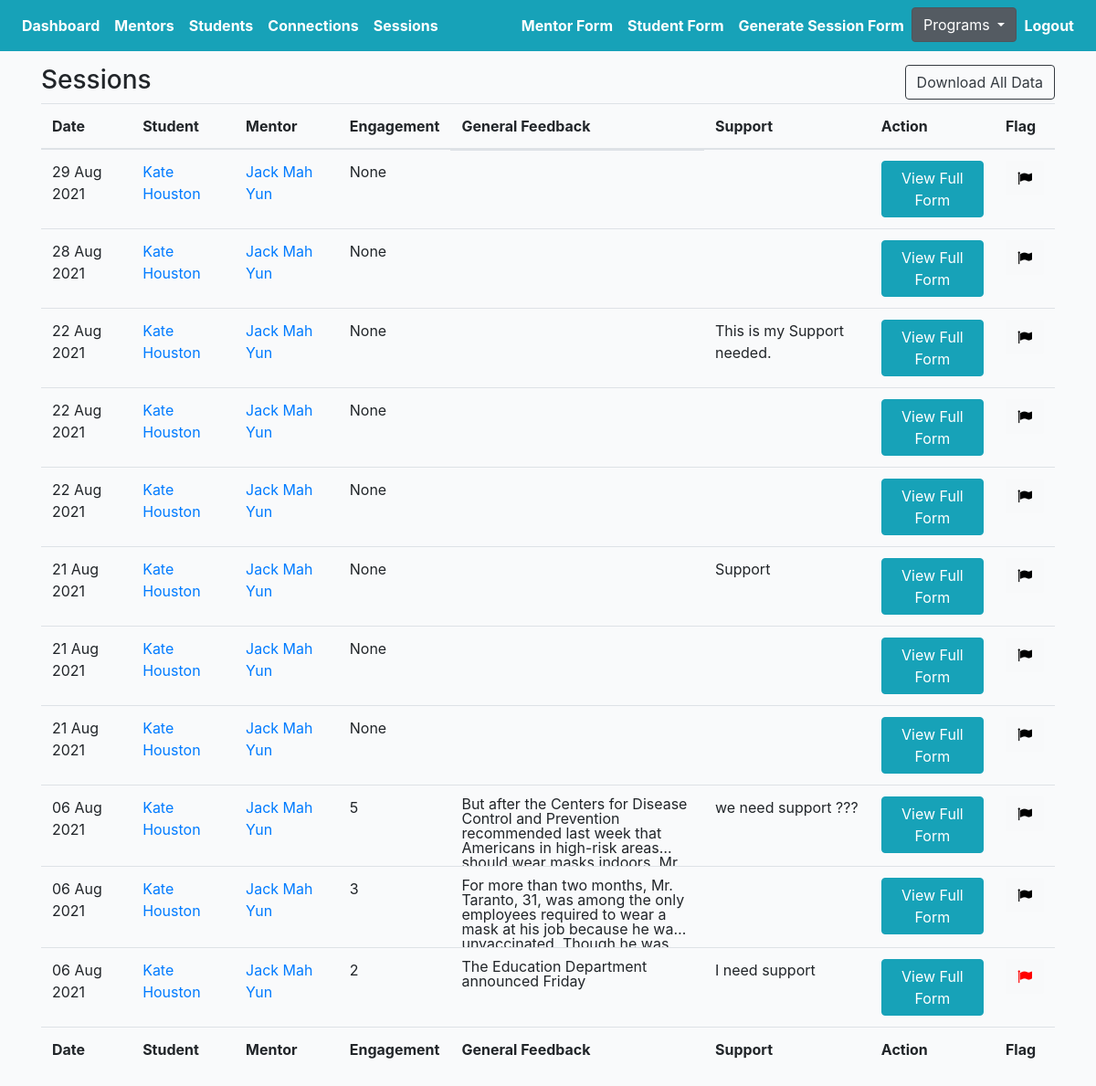
Page /mentoring/sessions/ (signed in) on the earlier database version.
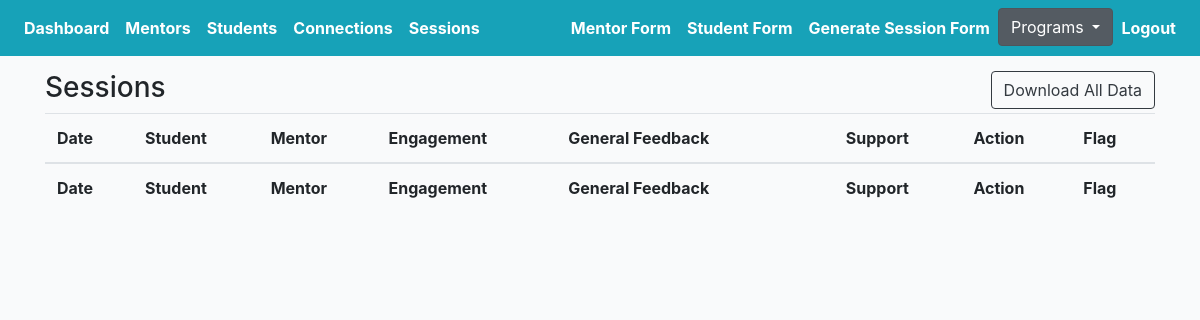
Same page on the later database version.
### mprofiles/models.py (models this page shows, shortened)
class Session(models.Model):
    connection = models.ForeignKey(Connection, on_delete=models.CASCADE)
    meet = models.IntegerField(null=True, blank=True)
    dialogue = models.CharField(null=True, blank=True, max_length=200, choices=YES_NO)
    length = models.FloatField(null=True, blank=True)
    summary = models.TextField(null=True, blank=True, max_length=1000)
    help = models.TextField(null=True, blank=True, max_length=1000)
    change = models.TextField(null=True, blank=True, max_length=1000)
    rate = models.IntegerField(null=True, blank=True)
    meaningful = models.IntegerField(null=True, blank=True)
    support = models.TextField(null=True, blank=True, max_length=1000)
    elaborate = models.TextField(null=True, blank=True, max_length=1000)
    urgent = models.TextField(null=True, blank=True, max_length=1000)
    question = models.TextField(null=True, blank=True, max_length=1000)
    updated = models.DateTimeField(auto_now=True)
    created = models.DateTimeField(auto_now_add=True)
    submit_status = models.BooleanField(default=False)
    flag = models.BooleanField(default=False)
    urgent_check = models.BooleanField(default=False)
    def get_absolute_url(self):
        return reverse("mprofiles:session-detail", kwargs={"pk": self.pk})

class Connection(models.Model):
    student = models.ForeignKey(Student, on_delete=models.CASCADE, related_name='student')
    mentor = models.ForeignKey(Mentor, on_delete=models.CASCADE, related_name='mentor')
    status = models.CharField(max_length=200, choices=STATUS_CHOICES)
    updated = models.DateTimeField(auto_now=True)
    created = models.DateTimeField(auto_now_add=True)
    flag = models.BooleanField(default=False)
    note = models.TextField(null=True, blank=True, max_length=1000)

class Student(models.Model):
    avatar = models.ImageField(default='avatar.png', upload_to='avatars/')
    first_name = models.CharField(max_length=200, blank=True)
    last_name = models.CharField(max_length=200, blank=True)
    email = models.EmailField(max_length=200, blank=True)
    phone = models.CharField(max_length=200, blank=True)
    address = models.CharField(max_length=200, blank=True)
    grade = models.CharField(max_length=200, blank=True)
    school = models.CharField(max_length=200, blank=True)
    academic_advisor = models.ForeignKey(Academicadvisor, null=True, blank=True, on_delete=models.CASCADE, related_name='academic_advisor')
    academic_advisor_email = models.EmailField(max_length=200, blank=True)
    reason = models.TextField(null=True, blank=True, max_length=1000)
    know = models.TextField(null=True, blank=True, max_length=1000)
    question1 = models.CharField(max_length=200, choices=QUESTION_CHOICES)
    answer1 = models.TextField(null=True, blank=True, max_length=1000)
    question2 = models.CharField(max_length=200, choices=QUESTION_CHOICES)
    answer2 = models.TextField(null=True, blank=True, max_length=1000)
    prefer_sex = models.CharField(max_length=200, choices=GENDER_CHOICES)
    geographical = models.CharField(max_length=200, choices=GEOGRAPHICAL_CHOICES)
    commit = models.CharField(null=True, blank=True, max_length=200, choices=YES_NO)
    available = models.CharField(null=True, blank=True, max_length=200, choices=YES_NO)
    seminar = models.CharField(null=True, blank=True, max_length=200, choices=YES_NO)
    understand = models.CharField(null=True, blank=True, max_length=200, choices=YES_NO)
    signature = models.CharField(null=True, blank=True, max_length=200, choices=YES_NO)
    updated = models.DateTimeField(auto_now=True)
    created = models.DateTimeField(auto_now_add=True)
    slug = models.SlugField(unique=True, blank=True)
    flag = models.BooleanField(default=False)
    note = models.TextField(null=True, blank=True, max_length=1000)
    def get_absolute_url(self):
        return reverse("mprofiles:student-profiles-detail", kwargs={"slug": self.slug})
    __initial_first_name = None
    __initial_last_name = None
    def __init__(self, *args, **kwargs):
        super().__init__(*args, **kwargs)
        self.__initial_first_name = self.first_name
        self.__initial_last_name = self.last_name

class Mentor(models.Model):
    avatar = models.ImageField(default='avatar.png', upload_to='avatars/')
    first_name = models.CharField(max_length=200, blank=True)
    last_name = models.CharField(max_length=200, blank=True)
    email = models.EmailField(max_length=200, blank=True)
    phone = models.CharField(max_length=200, blank=True)
    address = models.CharField(max_length=200, blank=True)
    spanish = models.CharField(null=True, blank=True, max_length=200, choices=SPANISH_CHOICES)
    language = models.TextField(null=True, blank=True, max_length=1000)
    emergency_contact = models.TextField(null=True, blank=True, max_length=1000)
    employment_status = models.CharField(max_length=200, choices=EMPLOYMENT_CHOICES)
    employer_info = models.TextField(null=True, blank=True, max_length=1000)
    partner = models.CharField(null=True, blank=True, max_length=200, choices=PARTNER_CHOICES)
    hear = models.TextField(null=True, blank=True, max_length=1000)
    experience = models.TextField(null=True, blank=True, max_length=1000)
    reason = models.TextField(null=True, blank=True, max_length=1000)
    know = models.TextField(null=True, blank=True, max_length=1000)
    question1 = models.CharField(null=True, blank=True, max_length=200, choices=QUESTION_CHOICES)
    answer1 = models.TextField(null=True, blank=True, max_length=1000)
    question2 = models.CharField(null=True, blank=True, max_length=200, choices=QUESTION_CHOICES)
    answer2 = models.TextField(null=True, blank=True, max_length=1000)
    support = models.ManyToManyField(Support, blank=True, related_name='supports')
    prefer_sex = models.CharField(max_length=200, choices=GENDER_CHOICES)
    geographical = models.CharField(max_length=200, choices=GEOGRAPHICAL_CHOICES)
    commit = models.CharField(null=True, blank=True, max_length=200, choices=YES_NO)
    available = models.CharField(null=True, blank=True, max_length=200, choices=YES_NO)
    seminar = models.CharField(null=True, blank=True, max_length=200, choices=YES_NO)
    signature = models.TextField(null=True, blank=True, max_length=1000)
    grant = models.CharField(max_length=200, choices=GRANT_CHOICES)
    cont_student_bridge = models.TextField(null=True, blank=True, max_length=1000)
    check = models.CharField(null=True, blank=True, max_length=200, choices=YES_NO)
    question = models.TextField(null=True, blank=True, max_length=1000)
    friends = models.ManyToManyField(Student, blank=True, related_name='mentors')
    updated = models.DateTimeField(auto_now=True)
    created = models.DateTimeField(auto_now_add=True)
    slug = models.SlugField(unique=True, blank=True)
    flag = models.BooleanField(default=False)
    note = models.TextField(null=True, blank=True, max_length=1000)
    ethnic = models.CharField(null=True, blank=True, max_length=200, choices=ETHNIC_CHOICES)
    def get_absolute_url(self):
        return reverse("mprofiles:mentor-profiles-detail", kwargs={"slug": self.slug})
    __initial_first_name = None
    __initial_last_name = None
    def __init__(self, *args, **kwargs):
        super().__init__(*args, **kwargs)
        self.__initial_first_name = self.first_name
        self.__initial_last_name = self.last_name

### mprofiles/views.py (the view)
# urls.py: path('sessions/', SessionListView.as_view(), name='session-list'),
@method_decorator(login_required, name='dispatch')
@method_decorator(allowed_users(allowed_roles=['mentor', 'admin']), name='dispatch')
class SessionListView(ListView):
    model = Session
    template_name = 'mentor/session-list.html'
    def get_queryset(self):
        qs = Session.objects.filter(submit_status=True).order_by('-updated')
        return qs

### templates/mentor/session-list.html (shortened to what this page needs)
{% extends 'mbase.html' %}
{% load static %}
{% block stylesheet %}{% static '/css/my_invites.css' %}{% endblock %}
{% block content %}
<div class="row">
    <div class="col-auto mr-auto">
        <h3>Sessions</h3>
    </div>
    <div class="col-auto">
        <div class="btn-group" role="group" aria-label="Basic example">
            <form action="{% url 'mprofiles:export-mentoring-session-list' %}" method="POST">
                <button type="submit" class="btn btn-outline-dark">Download All Data</button>
            </form>
        </div>
    </div>
</div>
<div class="table-responsive-lg">
    <table id="myTable" class="table table-fixed">
        <thead>
            <tr>
                <th scope="col">Date</th>
                <th scope="col">Student</th>
                <th scope="col">Mentor</th>
                <th scope="col">Engagement</th>
                <th scope="col" style="width:25%">General Feedback</th>
                <th scope="col">Support</th>
                <th scope="col">Action</th>
                <th scope="col">Flag</th>
            </tr>
        </thead>
        <tfoot>
            <tr>
                <th>Date</th>
                <th>Student</th>
                <th>Mentor</th>
                <th>Engagement</th>
                <th style="width:25%;">General Feedback</th>
                <th>Support</th>
                <th>Action</th>
                <th>Flag</th>
            </tr>
        </tfoot>
        <tbody>
            {% for obj in object_list %}
            <tr>
                <td>{{obj.created|date:"d M Y"}}</td>
                <td><a href="{{obj.connection.student.get_absolute_url}}">{{obj.connection.student.first_name}}
                        {{obj.connection.student.last_name}}</a></td>
                <td><a href="{{obj.connection.mentor.get_absolute_url}}">{{obj.connection.mentor.first_name}}
                        {{obj.connection.mentor.last_name}}</a></td>
                <td>{{obj.rate}}</td>
                <td class="lines shown">{{obj.summary}}</td>
                <td>{{obj.support}}</td>
                <td>
                    <a href="{{obj.get_absolute_url}}"><button type="submit" class="btn btn-info">View Full
                            Form</button></a>
                </td>
                <td>
                    <form action="{% url 'mprofiles:flag-session' %}" method="POST" class='like-form' id='{{obj.id}}'>
                        <button type="submit" class="like_btn btn btn-light like-btn{{obj.id}}">
                            {% if obj.flag == False %}
                            <i class="fa fa-flag thumb{{obj.id}}" style="color:black"></i>
                            {% else %}
                            <i class="fa fa-flag thumb{{obj.id}}" style="color:red"></i>
                            {% endif %}
                        </button>
                    </form>
                </td>
            </tr>
            {% endfor %}
        </tbody>
    </table>
</div>
{% endblock content %}

Differences in the rows shown:
removed Session: created "29 Aug 2021", connection.student.first_name "Kate", connection.student.last_name "Houston", connection.mentor.first_name "Jack", connection.mentor.last_name "Mah Yun", rate "None"
removed Session: created "28 Aug 2021", connection.student.first_name "Kate", connection.student.last_name "Houston", connection.mentor.first_name "Jack", connection.mentor.last_name "Mah Yun", rate "None"
removed Session: created "22 Aug 2021", connection.student.first_name "Kate", connection.student.last_name "Houston", connection.mentor.first_name "Jack", connection.mentor.last_name "Mah Yun", rate "None", support "This is my Support needed."
removed Session: created "22 Aug 2021", connection.student.first_name "Kate", connection.student.last_name "Houston", connection.mentor.first_name "Jack", connection.mentor.last_name "Mah Yun", rate "None"
removed Session: created "22 Aug 2021", connection.student.first_name "Kate", connection.student.last_name "Houston", connection.mentor.first_name "Jack", connection.mentor.last_name "Mah Yun", rate "None"
removed Session: created "21 Aug 2021", connection.student.first_name "Kate", connection.student.last_name "Houston", connection.mentor.first_name "Jack", connection.mentor.last_name "Mah Yun", rate "None", support "Support"
removed Session: created "21 Aug 2021", connection.student.first_name "Kate", connection.student.last_name "Houston", connection.mentor.first_name "Jack", connection.mentor.last_name "Mah Yun", rate "None"
removed Session: created "21 Aug 2021", connection.student.first_name "Kate", connection.student.last_name "Houston", connection.mentor.first_name "Jack", connection.mentor.last_name "Mah Yun", rate "None"
removed Session: created "06 Aug 2021", connection.student.first_name "Kate", connection.student.last_name "Houston", connection.mentor.first_name "Jack", connection.mentor.last_name "Mah Yun", rate "5", summary "But after the Centers for Disease Control and Prevention recommended last week that Americans in high-risk…", support "we need support ???"
removed Session: created "06 Aug 2021", connection.student.first_name "Kate", connection.student.last_name "Houston", connection.mentor.first_name "Jack", connection.mentor.last_name "Mah Yun", rate "3", summary "For more than two months, Mr. Taranto, 31, was among the only employees required to wear a mask at his job because he…"
removed Session: created "06 Aug 2021", connection.student.first_name "Kate", connection.student.last_name "Houston", connection.mentor.first_name "Jack", connection.mentor.last_name "Mah Yun", rate "2", summary "The Education Department announced Friday", support "I need support"
